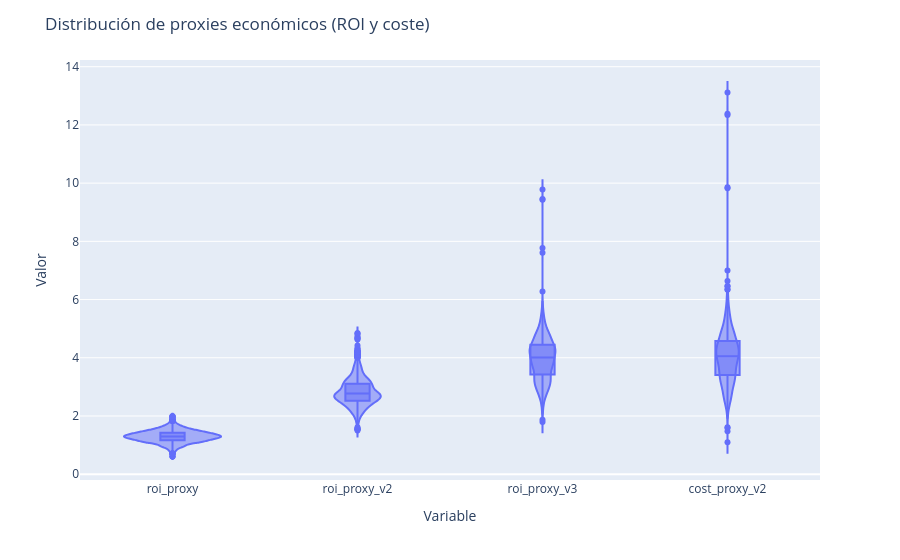

Notebook cell for this chart:
### Markdown cell above
### Distribución de variables continuas ROI

### Code cell
# Distribución de las variables de tipo ROI y proxies (Calculadas)

# Variables continuas
roi_continuous_vars = [
    "roi_proxy",
    "roi_proxy_v2",
    "roi_proxy_v3",
    "cost_proxy_v2"
]

# Pasamos a formato largo (long / tidy)
df_long = df_tablon[roi_continuous_vars].melt(
    var_name="variable",
    value_name="value"
)

fig = px.violin(
    df_long,
    x="variable",
    y="value",
    box=True,          # muestra boxplot interno
    # points="all",      # muestra puntos individuales
)

fig.update_layout(
    title="Distribución de proxies económicos (ROI y coste)",
    xaxis_title="Variable",
    yaxis_title="Valor",
    violingap=0.25,
)

fig.show()

### Figure 1 — Plotly figure (JSON) as saved in the notebook; plotly's stock layout.template omitted (floating-point values rounded to 4 significant figures; data arrays with more than 128 entries replaced by an {"elided": "..."} marker saying what was removed)
{"data": [{"alignmentgroup": "True", "box": {"visible": true}, "hovertemplate": "variable=%{x}<br>value=%{y}<extra></extra>", "legendgroup": "", "marker": {"color": "#636efa"}, "name": "", "offsetgroup": "", "orientation": "v", "scalegroup": "True", "showlegend": false, "type": "violin", "x": {"elided": "8000 str values"}, "x0": " ", "xaxis": "x", "y": {"elided": "8000 float values"}, "y0": " ", "yaxis": "y"}], "layout": {"legend": {"tracegroupgap": 0}, "margin": {"t": 60}, "title": {"text": "Distribución de proxies económicos (ROI y coste)"}, "violingap": 0.25, "violinmode": "group", "xaxis": {"anchor": "y", "domain": [0, 1], "title": {"text": "Variable"}}, "yaxis": {"anchor": "x", "domain": [0, 1], "title": {"text": "Valor"}}}}
